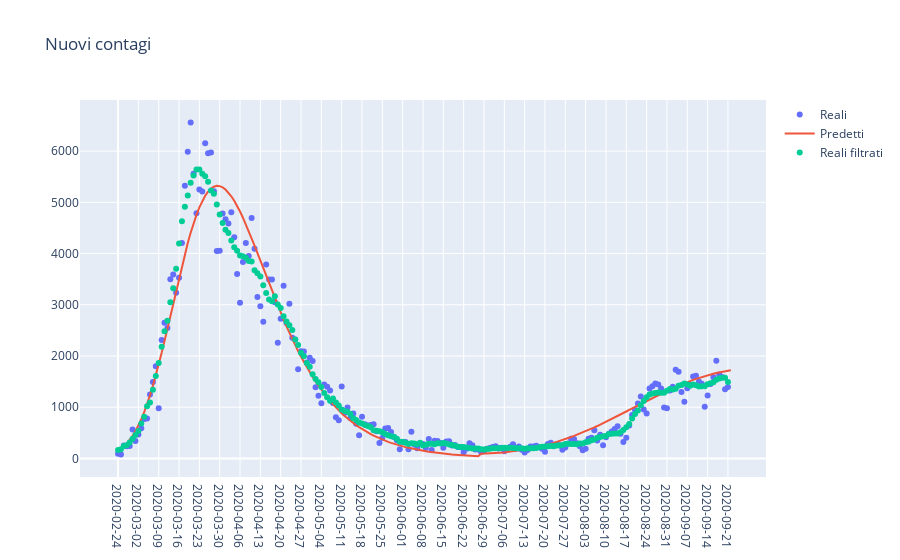

Write notebook code for a chart like this one.
### Code cell
fig = go.Figure()

# Add traces
fig.add_trace(go.Scatter(x=day_counter,
                         y=nuovi_contagi_reali,
                         mode='markers',
                         name='Reali'))
fig.add_trace(go.Scatter(x=day_counter,
                         y=nuovi_contagi_pred,
                         mode='lines',
                         name='Predetti'))
fig.add_trace(go.Scatter(x=day_counter,
                         y=nuovi_contagi_reali_filtered,
                         mode='markers',
                         name='Reali filtrati'))
fig.update_layout(title='Nuovi contagi',
                  xaxis_tickmode = 'array',
                  xaxis_tickvals = np.arange(0,len(day_counter),7),
                  xaxis_ticktext = [g[0:10] for g in giorni[np.arange(0,len(day_counter),7)]])
fig.show()

### Figure 1 — Plotly figure (JSON) as saved in the notebook; plotly's stock layout.template omitted (floating-point values rounded to 4 significant figures; data arrays with more than 128 entries replaced by an {"elided": "..."} marker saying what was removed)
{"data": [{"mode": "markers", "name": "Reali", "type": "scatter", "x": {"elided": "212 int values"}, "y": {"elided": "211 int values"}}, {"mode": "lines", "name": "Predetti", "type": "scatter", "x": {"elided": "212 int values"}, "y": {"elided": "299 float values"}}, {"mode": "markers", "name": "Reali filtrati", "type": "scatter", "x": {"elided": "212 int values"}, "y": {"elided": "211 float values"}}], "layout": {"title": {"text": "Nuovi contagi"}, "xaxis": {"tickmode": "array", "ticktext": ["2020-02-24", "2020-03-02", "2020-03-09", "2020-03-16", "2020-03-23", "2020-03-30", "2020-04-06", "2020-04-13", "2020-04-20", "2020-04-27", "2020-05-04", "2020-05-11", "2020-05-18", "2020-05-25", "2020-06-01", "2020-06-08", "2020-06-15", "2020-06-22", "2020-06-29", "2020-07-06", "2020-07-13", "2020-07-20", "2020-07-27", "2020-08-03", "2020-08-10", "2020-08-17", "2020-08-24", "2020-08-31", "2020-09-07", "2020-09-14", "2020-09-21"], "tickvals": [0, 7, 14, 21, 28, 35, 42, 49, 56, 63, 70, 77, 84, 91, 98, 105, 112, 119, 126, 133, 140, 147, 154, 161, 168, 175, 182, 189, 196, 203, 210]}}}
